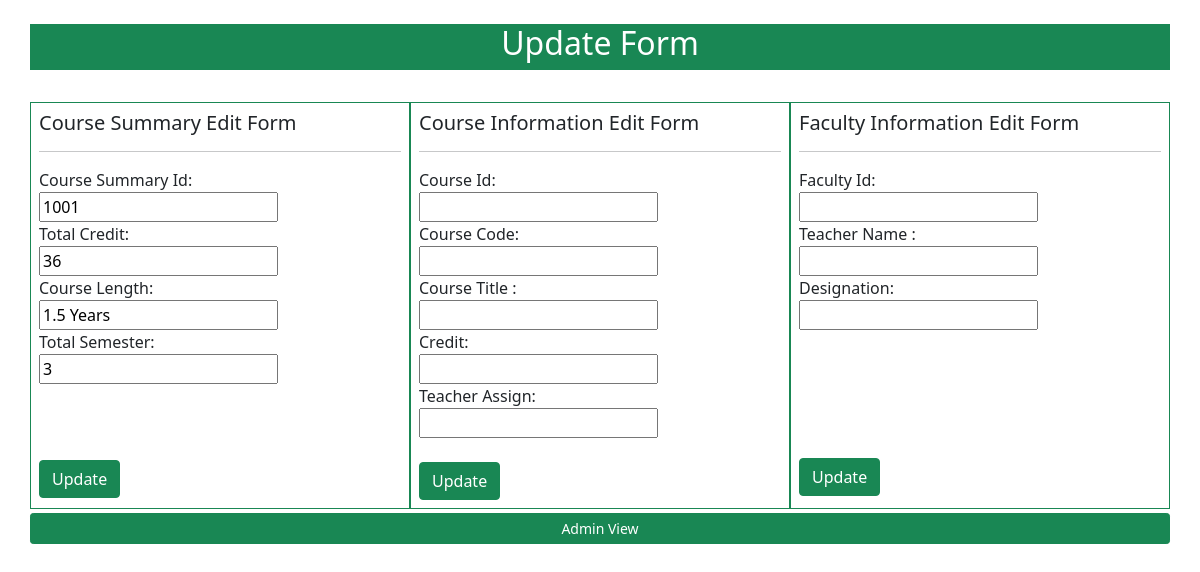
Screenshot of /admin/edit.php?csid=1001 (signed in) with the database file from the repository.
### tables this page shows
CREATE TABLE `course_summary` (
  `csid` int(11) NOT NULL,
  `total_credit` int(11) NOT NULL,
  `course_length` varchar(20) NOT NULL,
  `total_semester` int(11) NOT NULL
);

### admin/edit.php (the view, shortened to what this page needs)
<?php
if(!empty($_SESSION['user_id'])){
$conn = mysqli_connect('localhost', 'root', '', 'db_course_info');
$csid = $total_credit = $course_length = $total_semester = "";
$cid = $course_code = $course_title = $credit = $teacher_id = "";
$fid = $teacher_name = $designation = "";
if(isset($_GET['csid'])){
    $getid = intval($_GET['csid']);
    $stmt = $conn->prepare("SELECT * FROM course_summary WHERE csid = ?");
    $stmt->bind_param("i", $getid);
    $stmt->execute();
    $result = $stmt->get_result();
    $data = $result->fetch_assoc();
    if ($data) {
        $csid = $data['csid'];
        $total_credit = $data['total_credit'];
        $course_length = $data['course_length'];
        $total_semester = $data['total_semester'];
    }
}
?>
<!DOCTYPE html>
<html lang="en">
<head>
    <link href="https://cdn.jsdelivr.net/npm/bootstrap@5.0.2/dist/css/bootstrap.min.css" rel="stylesheet">
</head>
<body>
<div class="container">
    <div class="row">
        <h2 class="mt-4 pb-2 text-center bg-success text-white">Update Form</h2>
        <div class="col-sm-4 p-2 mt-4 border border-success">
            <h5>Course Summary Edit Form</h5> <hr>
            <form action="<?php echo htmlspecialchars($_SERVER['PHP_SELF']); ?>" method="POST">
                Course Summary Id: <br>
                <input type="number" name="csid" value="<?php echo htmlspecialchars($csid); ?>" required><br>
                Total Credit: <br>
                <input type="number" name="total_credit" value="<?php echo htmlspecialchars($total_credit); ?>" required><br>
                Course Length: <br>
                <input type="text" name="course_length" value="<?php echo htmlspecialchars($course_length); ?>" required><br>
                Total Semester: <br>
                <input type="number" name="total_semester" value="<?php echo htmlspecialchars($total_semester); ?>" required><br><br><br><br>
                <input type="submit" value="Update" name="submit_course_summary" class="btn btn-success mt-1">
            </form>
        </div>
        <div class="col-sm-4 p-2 mt-4 border border-success">
            <h5>Course Information Edit Form</h5><hr>
            <form action="<?php echo htmlspecialchars($_SERVER['PHP_SELF']); ?>" method="POST">
                Course Id: <br>
                <input type="number" name="cid" value="<?php echo htmlspecialchars($cid); ?>" required><br>
                Course Code: <br>
                <input type="text" name="course_code" value="<?php echo htmlspecialchars($course_code); ?>" required><br>
                Course Title : <br>
                <input type="text" name="course_title" value="<?php echo htmlspecialchars($course_title); ?>" required><br>
                Credit: <br>
                <input type="number" name="credit" value="<?php echo htmlspecialchars($credit); ?>" required><br>
                Teacher Assign: <br>
                <input type="number" name="teacher_id" value="<?php echo htmlspecialchars($teacher_id); ?>" required><br><br>
                <input type="submit" value="Update" name="submit_course_info" class="btn btn-success">
            </form>
        </div>
        <div class="col-sm-4 p-2 mt-4 border border-success">
            <h5>Faculty Information Edit Form</h5><hr>
            <form action="<?php echo htmlspecialchars($_SERVER['PHP_SELF']); ?>" method="POST">
                Faculty Id: <br>
                <input type="number" name="fid" value="<?php echo htmlspecialchars($fid); ?>" required><br>
                Teacher Name : <br>
                <input type="text" name="teacher_name" value="<?php echo htmlspecialchars($teacher_name); ?>" required><br>
                Designation: <br>
                <input type="text" name="designation" value="<?php echo htmlspecialchars($designation); ?>" required><br><br><br><br><br><br>
                <input type="submit" value="Update" name="submit_faculty_info" class="btn btn-success mt-2">
            </form>
        </div>
        <a class="mt-1 btn btn-sm btn-success" href="view.php">Admin View</a>
    </div>
</div>
</body>
</html>
<?php
}
else{
    header('location: login.php');
}
?>

### rows the page displays
course_summary: csid "1001", total_credit "36", course_length "1.5 Years", total_semester "3"
